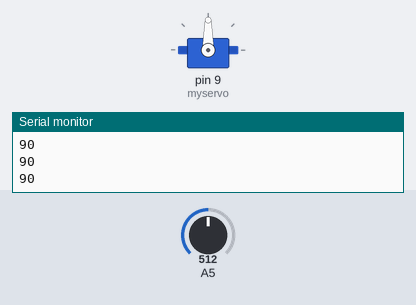
Bench run of a sketch on a simulated Arduino Uno, built with avr-gcc and run on an emulated ATmega328P. Shown: servo, the last lines printed to the serial monitor. Inputs (shaded band) come from the test bench; at power-on: A5 = 512.

Above: at 1.2 s.
1.3 s: A5 set to 716
At 2.4 s:
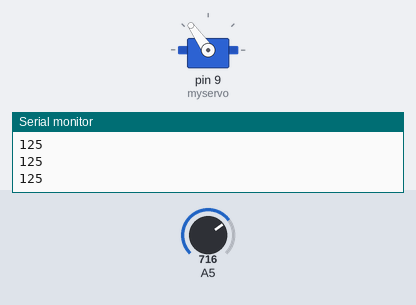
2.8 s: A5 set to 900
At 4.0 s:
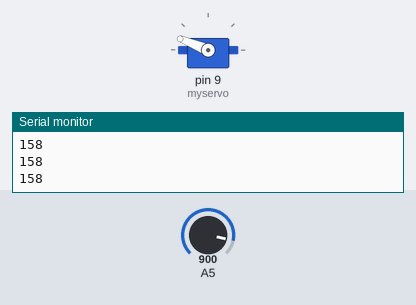
4.3 s: A5 set to 1023
At 5.5 s:
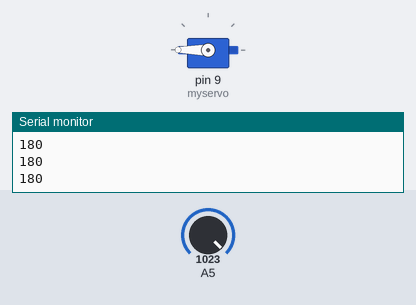
5.8 s: A5 set to 306
At 7.0 s:
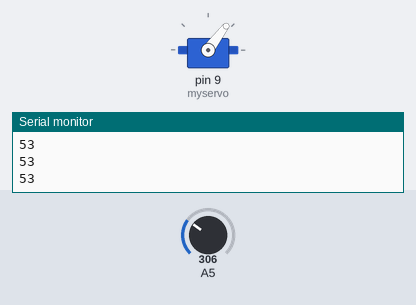
7.3 s: A5 set to 122
At 8.0 s:
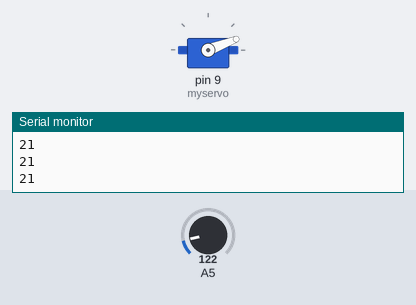
8.8 s: A5 set to 0
At 9.6 s:
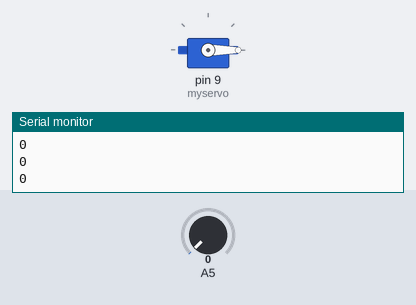
Timing chart, 0 to 11.3 s (numbered marks = the images above; inputs shaded):
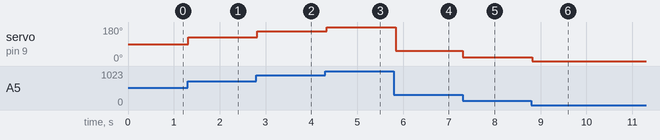

Measured:
- after the input at 1.3 s, servo on pin 9 (myservo): 90° → 125° at once
- after the input at 2.8 s, servo on pin 9 (myservo): 125° → 158° at once
- after the input at 4.3 s, servo on pin 9 (myservo): 158° → 180° at once
- after the input at 5.8 s, servo on pin 9 (myservo): 180° → 53° after 0.05 s
- after the input at 7.3 s, servo on pin 9 (myservo): 53° → 21° at once
- after the input at 8.8 s, servo on pin 9 (myservo): 21° → 0° at once

The sketch:

Servo.ino
```cpp
//www.elegoo.com
//2016.12.08
#include <Servo.h>

Servo myservo;  // create servo object to control a servo
// twelve servo objects can be created on most boards

int pos = 0;    // variable to store the servo position

void setup() {
  Serial.begin(9600);
  myservo.attach(9);  // attaches the servo on pin 9 to the servo object
}

void loop() {
    pos = map(analogRead(5), 0, 1023, 0, 180);
    myservo.write(pos);              // tell servo to go to position in variable 'pos'
    Serial.println(pos);
    delay(50);                       // waits 15ms for the servo to reach the position
}
```
